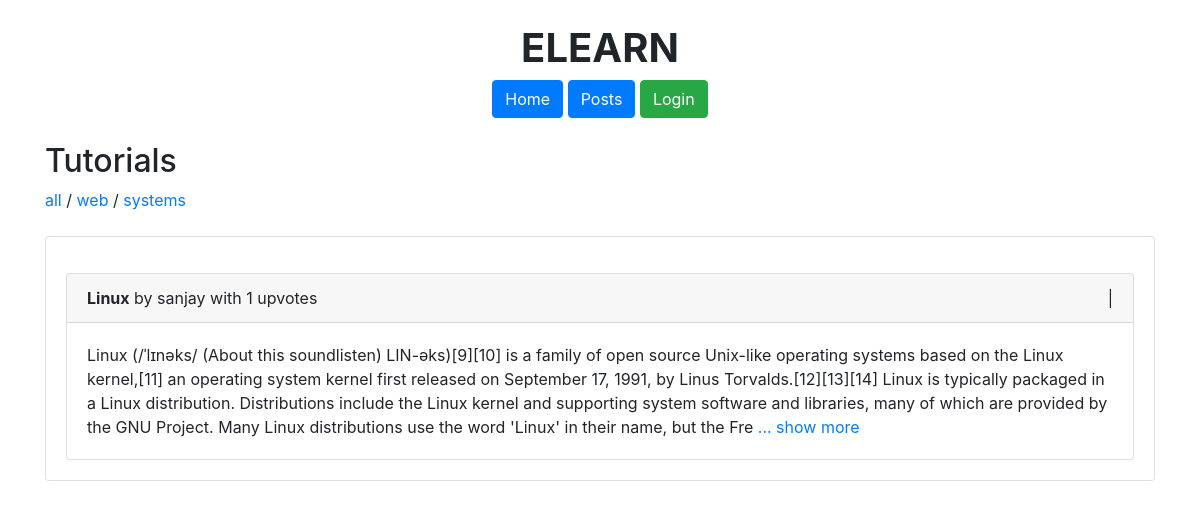
/topic/systems, run on the app's committed database.
### tables this page shows
CREATE TABLE "posts" (
	"id"	INTEGER,
	"title"	TEXT,
	"post"	TEXT,
	"user"	TEXT,
	"topic"	TEXT,
	PRIMARY KEY("id" AUTOINCREMENT)
);

### app.py (the view)
@app.route('/topic/<topic>')
def topic(topic):
    db = sqlite3.connect('main.db')
    cursor = db.cursor()
    cursor.execute('SELECT * FROM posts ORDER BY id DESC')
    posts = cursor.fetchall()
    cursor.execute('SELECT DISTINCT topic FROM posts;')
    topics = cursor.fetchall()
    posts2 = []
    upvotes = {}
    for post in posts:
        if post[4] == topic:
            posts2.append(post)
    for post in posts2:
        cursor.execute('SELECT COUNT(userid) FROM upvotes WHERE postid = %s;' % post[0])
        num = cursor.fetchall()
        upvotes[post[0]] = num[0][0]
    cursor.execute('SELECT DISTINCT topic FROM posts;')
    topics = cursor.fetchall()
    db.close()
    topics = [item[0] for item in topics if item[0] is not None]
    return render_template('posts.html', upvotes=upvotes, posts=posts2, topics=topics, username=session["username"])

### templates/posts.html (shortened to what this page needs)
{% extends 'layout.html' %}
{% block body %}
  <div class="container">
    <br>
    <h1 class="text-center font-weight-bold">ELEARN</h1>
    <div class="text-center">
    <a class="btn btn-primary" href="/">Home</a>
    <a class="btn btn-primary" href="/posts">Posts</a>
      {% if username == 'student' %}
    <a class="btn btn-success" href="/login">Login</a>
    {% else %}
    <a class="btn btn-danger" href="/logout">Logout</a>
    {% endif %}
    </div>
    <br>
    <h2>Tutorials</h2>
    <a href="/posts">all</a>
    {% for topic in topics %}
    /
    <a href="/topic/{{topic}}">{{topic}}</a>
    {% endfor %}
    <div class="row">
      <div class="col">
        <div class="card mt-4">
          <div class="card-body">
            {% for post in posts %}
              <div class="card mt-3">
                <div class="card-header">
                  <div class="row">
                    <div class="col"><strong>{{post[1]}}</strong> by {{post[3]}} with {{upvotes[post[0]]}} upvotes</div>
                    <div class="col text-right">
                      |
                    </div>
                  </div>
                </div>
                <div class="card-body">
                  {{post[2][0:500]}}
                  <a href="/post/{{post[0]}}">... show more</a>
                </div>
              </div>
            {% endfor %}
          </div>
        </div>
      </div>
    </div>
  </div>
{% endblock %}

### data on the page
posts: title "Linux", user "sanjay", upvotes "1", post "Linux (/ˈlɪnəks/ (About this soundlisten) LIN-əks)[9][10] is a family of open source Unix-like operating systems based on the Linux kernel,[11] an operating system kernel first released on September 17, 1991, by Linus Torvalds.[12][13][14] Linux is typically packaged in a Linux distribution. Distributions include the Linux kernel and supporting system software and libraries, many of which are provided by the GNU Project. Many Linux distributions use the word 'Linux' in their name, but the Fre"

### other printed values
{{ topic }} "web" "systems"
